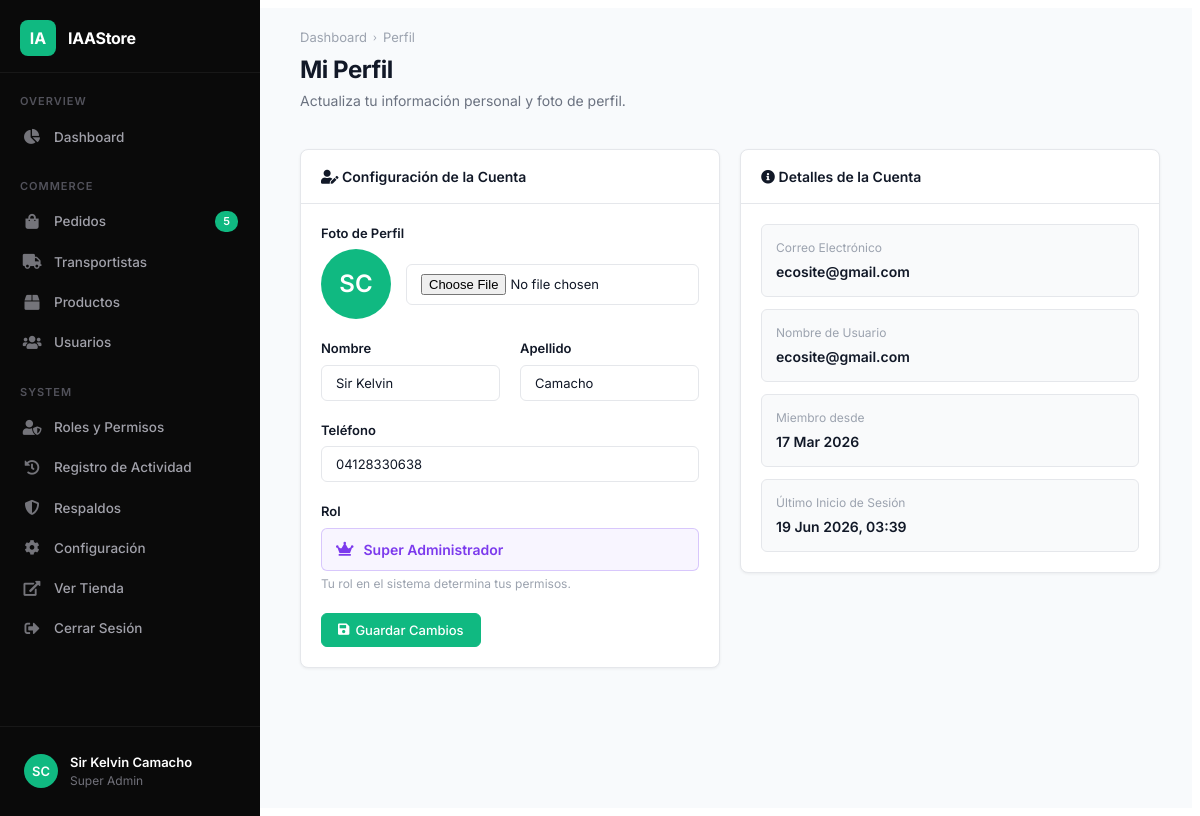
/accounts/panel/profile/ (signed in), run on the app's committed database.
### accounts/models.py (models this page shows, shortened)
class Account(AbstractBaseUser):
    first_name = models.CharField(max_length=50)
    last_name = models.CharField(max_length=50)
    username = models.CharField(max_length=50, unique=True)
    email = models.EmailField(max_length=100, unique=True)
    phone_number = models.CharField(max_length=15)
    roles = models.ManyToManyField(Role, blank=True)
    profile_picture = models.ImageField(upload_to='userprofile/', blank=True, null=True)
    date_joined = models.DateTimeField(auto_now_add=True)
    last_login = models.DateTimeField(auto_now_add=True)
    is_admin = models.BooleanField(default=False)
    is_staff = models.BooleanField(default=False)
    is_active = models.BooleanField(default=False)
    is_superadmin = models.BooleanField(default=False)
    USERNAME_FIELD = 'email'
    REQUIRED_FIELDS = ['username', 'first_name', 'last_name']
    objects = MyAccountManager()
    def has_rbac_permission(self, codename):
        if self.is_superadmin:
            return True
        return self.roles.filter(permissions__codename=codename).exists()
    @property
    def is_transportista(self):
        return hasattr(self, 'transportista')

### accounts/admin_views.py (the view)
# urls.py: path('panel/profile/', admin_views.admin_profile, name='admin_profile'),
@admin_panel_access_required
def admin_profile(request):
    if request.method == 'POST':
        form = AdminProfileForm(request.POST, request.FILES, instance=request.user)
        if form.is_valid():
            form.save()
            log_activity(request, 'UPDATE', 'Perfil',
                         f'Actualizó su perfil de administrador.')
            messages.success(request, 'Tu perfil ha sido actualizado correctamente.')
            return redirect('admin_profile')
    else:
        form = AdminProfileForm(instance=request.user)
    pending_orders_count = Order.objects.real().filter(payment_status__in=["review", "paid", "failed"], status__in=['New', 'Processing']).count()
    context = {
        'active_page': 'profile',
        'form': form,
        'pending_orders_count': pending_orders_count,
    }
    return render(request, 'admin_panel/profile.html', context)

### accounts/forms.py
class AdminProfileForm(forms.ModelForm):
    profile_picture = forms.ImageField(required=False, error_messages={'invalid': ("Solo archivos de imagen")}, widget=forms.FileInput)
    class Meta:
        model = Account
        fields = ['first_name', 'last_name', 'phone_number', 'profile_picture']
    def __init__(self, *args, **kwargs):
        super(AdminProfileForm, self).__init__(*args, **kwargs)
        for field in self.fields:
            self.fields[field].widget.attrs['class'] = 'ap-input'

### accounts/templatetags/rbac_tags.py (called while the page is built)
@register.filter(name='can')
def can(user, codename):
    if not user.is_authenticated:
        return False
    return user.has_rbac_permission(codename)

### carts/context_processors.py (called while the page is built)
def counter(request):
    cart_count = 0
    if 'admin' in request.path:
        return {}
    else:
        try:
            cart = Cart.objects.filter(cart_id=_cart_id(request))
            if request.user.is_authenticated:
                cart_items = CartItem.objects.all().filter(user=request.user)
            else:
                cart_items = CartItem.objects.all().filter(cart=cart[:1])
            for cart_item in cart_items:
                cart_count += cart_item.quantity
        except Cart.DoesNotExist:
                cart_count = 0
    return dict(cart_count=cart_count)

### carts/views.py (called while the page is built)
def _cart_id(request):
    cart=request.session.session_key
    if not cart:
        cart=request.session.create()
    return cart

### category/context_processors.py (called while the page is built)
def menu_links(request):
    links = Category.objects.all()
    return dict(links=links)

### orders/models.py (called while the page is built)
    def real(self):
        return self.filter(is_test=False)

### store/context_processors.py (called while the page is built)
def bcv_context(request):
    currency = request.session.get('currency', 'USD')
    try:
        bcv_rate = ExchangeRate.objects.get(currency='USD')
        rate = bcv_rate.rate
    except ExchangeRate.DoesNotExist:
        rate = 0
    return {
        'current_currency': currency,
        'current_bcv_rate': rate,
    }

### store/templates/admin_panel/profile.html (shortened to what this page needs)
{% extends 'admin_panel/base_admin.html' %}
{% load static %}
{% block breadcrumb %}<span class="sep">›</span> Perfil{% endblock %}
{% block page_title %}Mi Perfil{% endblock %}
{% block page_desc %}Actualiza tu información personal y foto de perfil.{% endblock %}
{% block content %}
<div class="ap-grid-1-1">
    <div class="ap-card">
        <div class="ap-card-header">
            <h3 class="ap-card-title"><i class="fas fa-user-edit mr-2"></i> Configuración de la Cuenta</h3>
        </div>
        <div class="ap-card-body">
            <form method="POST" enctype="multipart/form-data">
                <div class="ap-form-group">
                    <label class="ap-label">Foto de Perfil</label>
                    <div style="display: flex; align-items: center; gap: 15px; margin-bottom: 15px;">
                        {% if user.profile_picture %}
                        <img src="{{ user.profile_picture.url }}" alt="Profile" style="width: 70px; height: 70px; border-radius: 50%; object-fit: cover;">
                        {% else %}
                        <div class="ap-avatar green" style="width: 70px; height: 70px; font-size: 24px;">
                            {{ user.first_name|first }}{{ user.last_name|first }}
                        </div>
                        {% endif %}
                        {{ form.profile_picture }}
                    </div>
                </div>
                <div class="ap-grid-2">
                    <div class="ap-form-group">
                        <label class="ap-label">Nombre</label>
                        {{ form.first_name }}
                    </div>
                    <div class="ap-form-group">
                        <label class="ap-label">Apellido</label>
                        {{ form.last_name }}
                    </div>
                </div>
                <div class="ap-form-group">
                    <label class="ap-label">Teléfono</label>
                    {{ form.phone_number }}
                </div>
                <div class="ap-form-group">
                    <label class="ap-label">Rol</label>
                    {% if user.is_superadmin %}
                    <div style="display: flex; align-items: center; gap: 10px; padding: 10px 14px; border: 1px solid rgba(139,92,246,0.3); border-radius: 6px; background: rgba(139,92,246,0.06);">
                        <i class="fas fa-crown" style="color: #7c3aed;"></i>
                        <span style="font-weight: 600; color: #7c3aed;">Super Administrador</span>
                    </div>
                    {% elif user.roles.all %}
                    <input type="text" class="ap-input" value="{% for r in user.roles.all %}{{ r.name }}{% if not forloop.last %}, {% endif %}{% endfor %}" disabled>
                    {% else %}
                    <input type="text" class="ap-input" value="Cliente" disabled>
                    {% endif %}
                    <div class="ap-form-help">Tu rol en el sistema determina tus permisos.</div>
                </div>
                <button type="submit" class="ap-btn ap-btn-primary mt-3">
                    <i class="fas fa-save"></i> Guardar Cambios
                </button>
            </form>
        </div>
    </div>
    <div>
        <div class="ap-card" style="margin-bottom: 20px;">
            <div class="ap-card-header">
                <h3 class="ap-card-title"><i class="fas fa-info-circle mr-2"></i> Detalles de la Cuenta</h3>
            </div>
            <div class="ap-card-body">
                <div class="ap-sys-grid" style="grid-template-columns: 1fr;">
                    <div class="ap-sys-item">
                        <div class="ap-sys-label">Correo Electrónico</div>
                        <div class="ap-sys-value">{{ user.email }}</div>
                    </div>
                    <div class="ap-sys-item">
                        <div class="ap-sys-label">Nombre de Usuario</div>
                        <div class="ap-sys-value">{{ user.username }}</div>
                    </div>
                    <div class="ap-sys-item">
                        <div class="ap-sys-label">Miembro desde</div>
                        <div class="ap-sys-value">{{ user.date_joined|date:"d M Y" }}</div>
                    </div>
                    <div class="ap-sys-item">
                        <div class="ap-sys-label">Último Inicio de Sesión</div>
                        <div class="ap-sys-value">{{ user.last_login|date:"d M Y, H:i" }}</div>
                    </div>
                </div>
            </div>
        </div>
    </div>
</div>
{% endblock %}

### store/templates/admin_panel/base_admin.html (shortened to what this page needs)
{% load static rbac_tags %}
<!DOCTYPE html>
<html lang="es">
<head>
<link href="{% static 'css/admin_panel.css' %}?v=1.0" rel="stylesheet">
<link href="{% static 'fonts/fontawesome/css/all.min.css' %}" rel="stylesheet">
</head>
<body>
<div class="admin-panel">
<aside class="ap-sidebar" id="apSidebar">
    <a href="{% url 'admin_dashboard' %}" class="ap-sidebar-logo">
        <div class="logo-icon">IA</div>
        <span>IAAStore</span>
    </a>
    <div class="ap-sidebar-section">Overview</div>
    <ul class="ap-sidebar-nav">
        {% if not user.is_transportista or user.is_superadmin %}
        <li><a href="{% url 'admin_dashboard' %}" class="{% if active_page == 'dashboard' %}active{% endif %}"><i class="fas fa-chart-pie"></i> Dashboard</a></li>
        {% endif %}
    </ul>
    <div class="ap-sidebar-section">Commerce</div>
    <ul class="ap-sidebar-nav">
        {% if user|can:'view_orders' or user.is_superadmin %}
        <li><a href="{% url 'admin_orders' %}" class="{% if active_page == 'orders' %}active{% endif %}"><i class="fas fa-shopping-bag"></i> Pedidos <span class="ap-nav-badge">{{ pending_orders_count|default:"" }}</span></a></li>
        {% if not user.is_transportista or user.is_superadmin %}
        <li><a href="{% url 'admin_transportistas' %}" class="{% if active_page == 'transportistas' %}active{% endif %}"><i class="fas fa-truck"></i> Transportistas</a></li>
        {% endif %}
        {% endif %}
        {% if user|can:'view_inventory' or user.is_superadmin %}
        <li><a href="{% url 'admin_products' %}" class="{% if active_page == 'products' %}active{% endif %}"><i class="fas fa-box"></i> Productos</a></li>
        {% endif %}
        {% if user|can:'view_users' or user.is_superadmin %}
        <li><a href="{% url 'admin_users' %}" class="{% if active_page == 'users' or active_page == 'customers' %}active{% endif %}"><i class="fas fa-users"></i> Usuarios</a></li>
        {% endif %}
    </ul>
    <div class="ap-sidebar-section">System</div>
    <ul class="ap-sidebar-nav">
        {% if user|can:'view_roles' or user.is_superadmin %}
        <li><a href="{% url 'admin_roles' %}" class="{% if active_page == 'roles' %}active{% endif %}"><i class="fas fa-user-shield"></i> Roles y Permisos</a></li>
        {% endif %}
        {% if user.is_superadmin %}
        <li><a href="{% url 'admin_activity_log' %}" class="{% if active_page == 'logs' %}active{% endif %}"><i class="fas fa-history"></i> Registro de Actividad</a></li>
        {% endif %}
        {% if user|can:'view_backups' or user.is_superadmin %}
        <li><a href="{% url 'admin_backups' %}" class="{% if active_page == 'backups' %}active{% endif %}"><i class="fas fa-shield-alt"></i> Respaldos</a></li>
        {% endif %}
        {% if user.is_superadmin %}
        <li><a href="{% url 'admin_settings' %}" class="{% if active_page == 'settings' %}active{% endif %}"><i class="fas fa-cog"></i> Configuración</a></li>
        {% endif %}
        {% if not user.is_transportista or user.is_superadmin %}
        <li><a href="{% url 'home' %}" target="_blank"><i class="fas fa-external-link-alt"></i> Ver Tienda</a></li>
        {% endif %}
        <li>
                <a href="{% url 'logout' %}"><i class="fas fa-sign-out-alt"></i> Cerrar Sesión</a>
        </li>
    </ul>
    <div class="ap-sidebar-footer">
        <a href="{% url 'admin_profile' %}">
            {% if user.profile_picture %}
                <img src="{{ user.profile_picture.url }}" alt="Profile" class="ap-sidebar-user-avatar" style="object-fit: cover; border: 2px solid var(--ap-accent);">
            {% else %}
                <div class="ap-sidebar-user-avatar">{{ user.first_name|first }}{{ user.last_name|first }}</div>
            {% endif %}
            <div class="ap-sidebar-user-info">
                <div class="name">{{ user.first_name }} {{ user.last_name }}</div>
                <div class="role">{% if user.is_superadmin %}Super Admin{% elif user.roles.all %}{{ user.roles.first.name }}{% else %}Admin{% endif %}</div>
            </div>
        </a>
    </div>
</aside>
<main class="ap-main">
    <div class="ap-header">
        <div style="display:flex; align-items:center; gap:12px;">
            <div>
                <div class="ap-breadcrumb">
                    <a href="{% url 'admin_dashboard' %}">Dashboard</a>
                    {% block breadcrumb %}{% endblock %}
                </div>
                <h1 class="ap-page-title">{% block page_title %}Dashboard{% endblock %}</h1>
                <p class="ap-page-desc">{% block page_desc %}{% endblock %}</p>
            </div>
        </div>
    </div>
    <div class="ap-content">
        {% block content %}{% endblock %}
    </div>
</main>
</div>
</body>
</html>

### data on the page
Account: first_name|first "S", last_name|first "C", first_name "Sir Kelvin", last_name "Camacho", phone_number "04128330638", email "ecosite@gmail.com", username "ecosite@gmail.com", date_joined "17 Mar 2026", last_login "19 Jun 2026, 03:39"

### other printed values
{{ pending_orders_count|default:"" }} "5"
